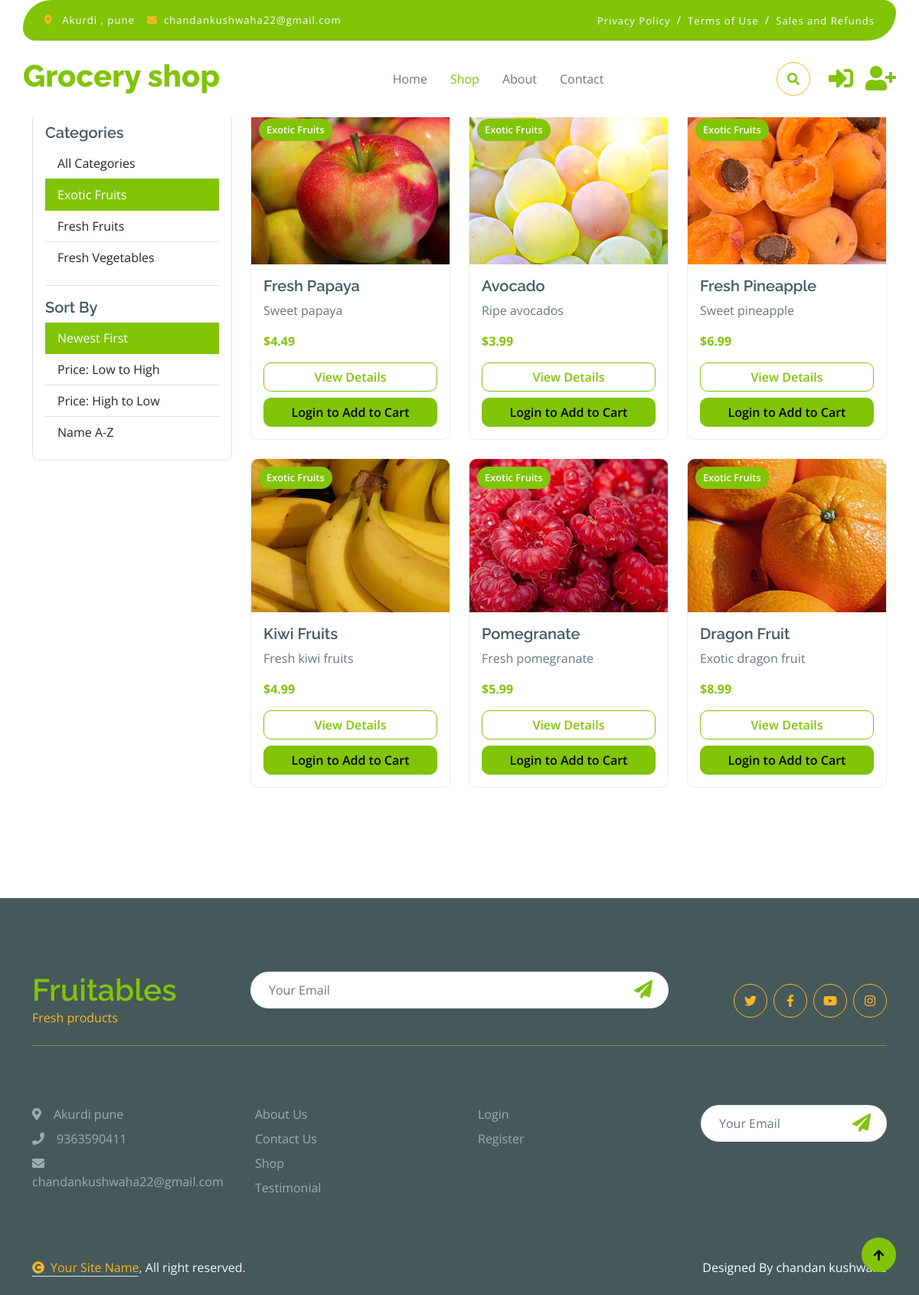
/shop/?category=exotic-fruits, run on the app's committed database.
### store/models.py (models this page shows, shortened)
class Category(models.Model):
    name = models.CharField(max_length=100)
    slug = models.SlugField(unique=True)
    description = models.TextField(blank=True)
    image = models.ImageField(upload_to='categories/', blank=True, null=True)
    created_at = models.DateTimeField(auto_now_add=True)
    updated_at = models.DateTimeField(auto_now=True)
    class Meta:
        verbose_name_plural = 'Categories'
        ordering = ['name']

class Product(models.Model):
    name = models.CharField(max_length=200)
    slug = models.SlugField(unique=True)
    category = models.ForeignKey(Category, on_delete=models.CASCADE, related_name='products')
    description = models.TextField()
    price = models.DecimalField(max_digits=10, decimal_places=2)
    sale_price = models.DecimalField(max_digits=10, decimal_places=2, blank=True, null=True)
    image = models.ImageField(upload_to='products/')
    stock = models.PositiveIntegerField(default=0)
    is_featured = models.BooleanField(default=False)
    is_active = models.BooleanField(default=True)
    created_at = models.DateTimeField(auto_now_add=True)
    updated_at = models.DateTimeField(auto_now=True)
    class Meta:
        ordering = ['-created_at']
    @property
    def current_price(self):
        try:
            if self.sale_price and self.sale_price > 0:
                return Decimal(str(self.sale_price))
            return Decimal(str(self.price))
        except (AttributeError, ValueError, TypeError):
            return Decimal('0.00')
    @property
    def discount_percentage(self):
        try:
            if self.sale_price and self.price > self.sale_price:
                price = Decimal(str(self.price))
                sale_price = Decimal(str(self.sale_price))
                discount = ((price - sale_price) / price) * Decimal('100')
                return int(discount)
            return 0
        except (AttributeError, ValueError, TypeError, ZeroDivisionError):
            return 0
    def get_image_url(self):
        if self.image and hasattr(self.image, 'url'):
            return self.image.url
        image_mapping = {
            'Fresh Apples': '/static/img/fruite-item-1.jpg',
            'Organic Oranges': '/static/img/fruite-item-2.jpg',
            'Fresh Bananas': '/static/img/fruite-item-3.jpg',
            'Sweet Grapes': '/static/img/fruite-item-4.jpg',
            'Fresh Strawberries': '/static/img/fruite-item-5.jpg',
            'Ripe Mangoes': '/static/img/fruite-item-6.jpg',
            'Fresh Tomatoes': '/static/img/vegetable-item-1.jpg',
            'Organic Carrots': '/static/img/vegetable-item-2.jpg',
            'Green Broccoli': '/static/img/vegetable-item-3.png',
            'Fresh Spinach': '/static/img/vegetable-item-4.jpg',
            'Bell Peppers': '/static/img/vegetable-item-5.jpg',
            'Fresh Cucumbers': '/static/img/vegetable-item-6.jpg',
            'Dragon Fruit': '/static/img/best-product-1.jpg',
            'Pomegranate': '/static/img/best-product-2.jpg',
            'Kiwi Fruits': '/static/img/best-product-3.jpg',
            'Fresh Pineapple': '/static/img/best-product-4.jpg',
            'Avocado': '/static/img/best-product-5.jpg',
            'Fresh Papaya': '/static/img/best-product-6.jpg',
        }
        return image_mapping.get(self.name, '/static/img/best-product-1.jpg')

### store/views.py (the view)
# urls.py: path('shop/', views.shop, name='shop'),
def shop(request):
    products = Product.objects.filter(is_active=True)
    categories = Category.objects.all()
    category_slug = request.GET.get('category')
    if category_slug:
        products = products.filter(category__slug=category_slug)
    search_query = request.GET.get('search')
    if search_query:
        products = products.filter(
            Q(name__icontains=search_query) |
            Q(description__icontains=search_query) |
            Q(category__name__icontains=search_query)
        )
    sort_by = request.GET.get('sort', 'newest')
    if sort_by == 'price_low':
        products = products.order_by('price')
    elif sort_by == 'price_high':
        products = products.order_by('-price')
    elif sort_by == 'name':
        products = products.order_by('name')
    else:
        products = products.order_by('-created_at')
    paginator = Paginator(products, 12)
    page_number = request.GET.get('page')
    page_obj = paginator.get_page(page_number)
    context = {
        'products': page_obj,
        'categories': categories,
        'current_category': category_slug,
        'search_query': search_query,
        'sort_by': sort_by,
    }
    return render(request, 'store/shop.html', context)

### templates/store/shop.html (shortened to what this page needs)
{% extends 'base.html' %}
{% load static %}
{% block content %}
<div class="container-fluid py-5 mt-5">
    <div class="container py-5">
        <div class="row g-4">
            <div class="col-lg-3">
                <div class="card">
                    <div class="card-body">
                        <h5 class="card-title">Categories</h5>
                        <div class="list-group list-group-flush">
                            <a href="{% url 'shop' %}" class="list-group-item list-group-item-action {% if not current_category %}active{% endif %}">
                                All Categories
                            </a>
                            {% for category in categories %}
                            <a href="{% url 'shop' %}?category={{ category.slug }}" class="list-group-item list-group-item-action {% if current_category == category.slug %}active{% endif %}">
                                {{ category.name }}
                            </a>
                            {% endfor %}
                        </div>
                        <hr>
                        <h5 class="card-title">Sort By</h5>
                        <div class="list-group list-group-flush">
                            <a href="{% url 'shop' %}{% if current_category %}?category={{ current_category }}{% endif %}" class="list-group-item list-group-item-action {% if sort_by == 'newest' %}active{% endif %}">
                                Newest First
                            </a>
                            <a href="{% url 'shop' %}?sort=price_low{% if current_category %}&category={{ current_category }}{% endif %}" class="list-group-item list-group-item-action ">
                                Price: Low to High
                            </a>
                            <a href="{% url 'shop' %}?sort=price_high{% if current_category %}&category={{ current_category }}{% endif %}" class="list-group-item list-group-item-action ">
                                Price: High to Low
                            </a>
                            <a href="{% url 'shop' %}?sort=name{% if current_category %}&category={{ current_category }}{% endif %}" class="list-group-item list-group-item-action ">
                                Name A-Z
                            </a>
                        </div>
                    </div>
                </div>
            </div>
            <div class="col-lg-9">
                <div class="row g-4">
                    {% for product in products %}
                    <div class="col-md-6 col-lg-4">
                        <div class="card h-100 product-card">
                            <div class="product-image-container">
                                <img src="{{ product.get_image_url }}" class="card-img-top" alt="{{ product.name }}" style="height: 200px; object-fit: cover;">
                                {% if product.category.name == 'Fresh Vegetables' %}
                                <div class="category-badge bg-success">
                                    <span class="text-white">{{ product.category.name }}</span>
                                </div>
                                {% elif product.category.name == 'Fresh Fruits' %}
                                <div class="category-badge bg-warning">
                                    <span class="text-white">{{ product.category.name }}</span>
                                </div>
                                {% else %}
                                <div class="category-badge bg-primary">
                                    <span class="text-white">{{ product.category.name }}</span>
                                </div>
                                {% endif %}
                            </div>
                            <div class="card-body d-flex flex-column">
                                <h5 class="card-title">{{ product.name }}</h5>
                                <p class="card-text text-muted">{{ product.description|truncatewords:15 }}</p>
                                <div class="mt-auto">
                                    <div class="d-flex justify-content-between align-items-center mb-3">
                                        {% if product.discount_percentage > 0 %}
                                        <div>
                                            <span class="text-danger"><del>${{ product.price }}</del></span>
                                            <span class="text-primary fw-bold">${{ product.current_price }}</span>
                                            <span class="badge bg-danger ms-2">{{ product.discount_percentage }}% OFF</span>
                                        </div>
                                        {% else %}
                                        <span class="text-primary fw-bold">${{ product.current_price }}</span>
                                        {% endif %}
                                    </div>
                                    <div class="d-grid gap-2">
                                        <a href="{% url 'product_detail' product.slug %}" class="btn btn-outline-primary">View Details</a>
                                        {% if user.is_authenticated %}
                                        <form method="post" action="{% url 'cart' %}">
                                            {% csrf_token %}
                                            <input type="hidden" name="product_id" value="{{ product.id }}">
                                            <input type="hidden" name="action" value="add">
                                            <button type="submit" class="btn btn-primary w-100">Add to Cart</button>
                                        </form>
                                        {% else %}
                                        <a href="{% url 'login' %}" class="btn btn-primary">Login to Add to Cart</a>
                                        {% endif %}
                                    </div>
                                </div>
                            </div>
                        </div>
                    </div>
                    {% endfor %}
                </div>
            </div>
        </div>
    </div>
</div>
{% endblock %}

### static/css/style.css (style rules this page uses)
.btn { font-weight: 600; transition: .5s; }

### templates/store/shop.html (style rules this page uses)
.product-card { transition: transform 0.3s ease, box-shadow 0.3s ease; border: 1px solid #e9ecef; }
.product-image-container { position: relative; overflow: hidden; }
.category-badge { position: absolute; top: 10px; left: 10px; padding: 5px 10px; border-radius: 15px; font-size: 0.8rem; font-weight: 600; }
.card-img-top { transition: transform 0.3s ease; }

### data on the page
Category: name "Exotic Fruits"
Category: name "Fresh Fruits"
Category: name "Fresh Vegetables"
Product: shows a picture, category.name "Exotic Fruits", name "Fresh Papaya", description "Sweet papaya", current_price "4.49"
Product: shows a picture, category.name "Exotic Fruits", name "Avocado", description "Ripe avocados", current_price "3.99"
Product: shows a picture, category.name "Exotic Fruits", name "Fresh Pineapple", description "Sweet pineapple", current_price "6.99"
Product: shows a picture, category.name "Exotic Fruits", name "Kiwi Fruits", description "Fresh kiwi fruits", current_price "4.99"
Product: shows a picture, category.name "Exotic Fruits", name "Pomegranate", description "Fresh pomegranate", current_price "5.99"
Product: shows a picture, category.name "Exotic Fruits", name "Dragon Fruit", description "Exotic dragon fruit", current_price "8.99"
